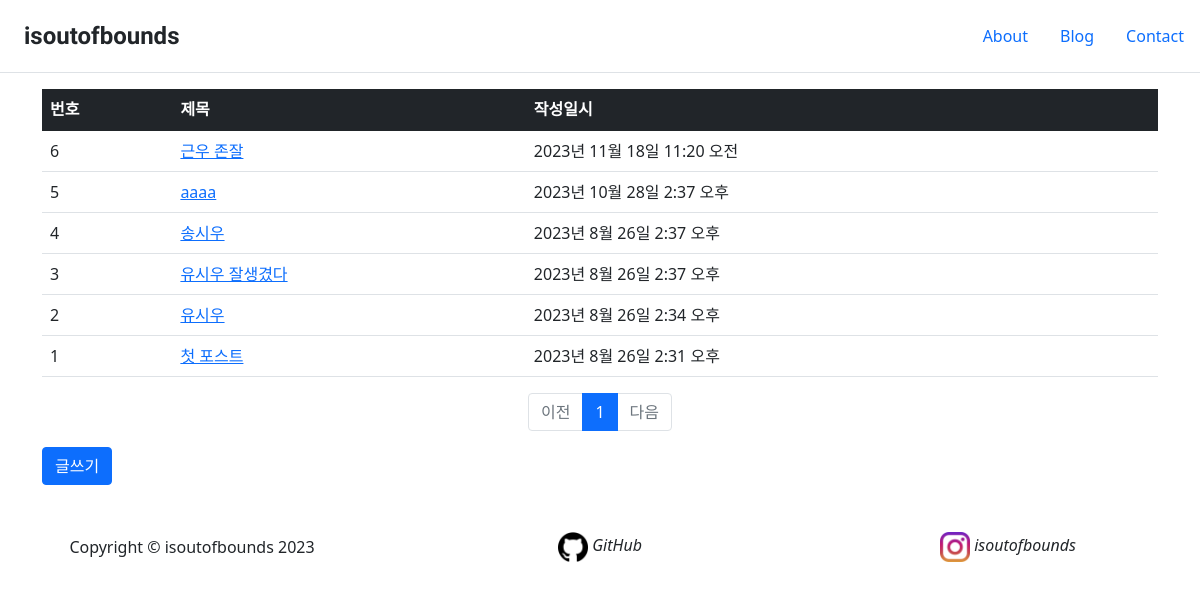
/blog/, run on an earlier commit of the app's database.
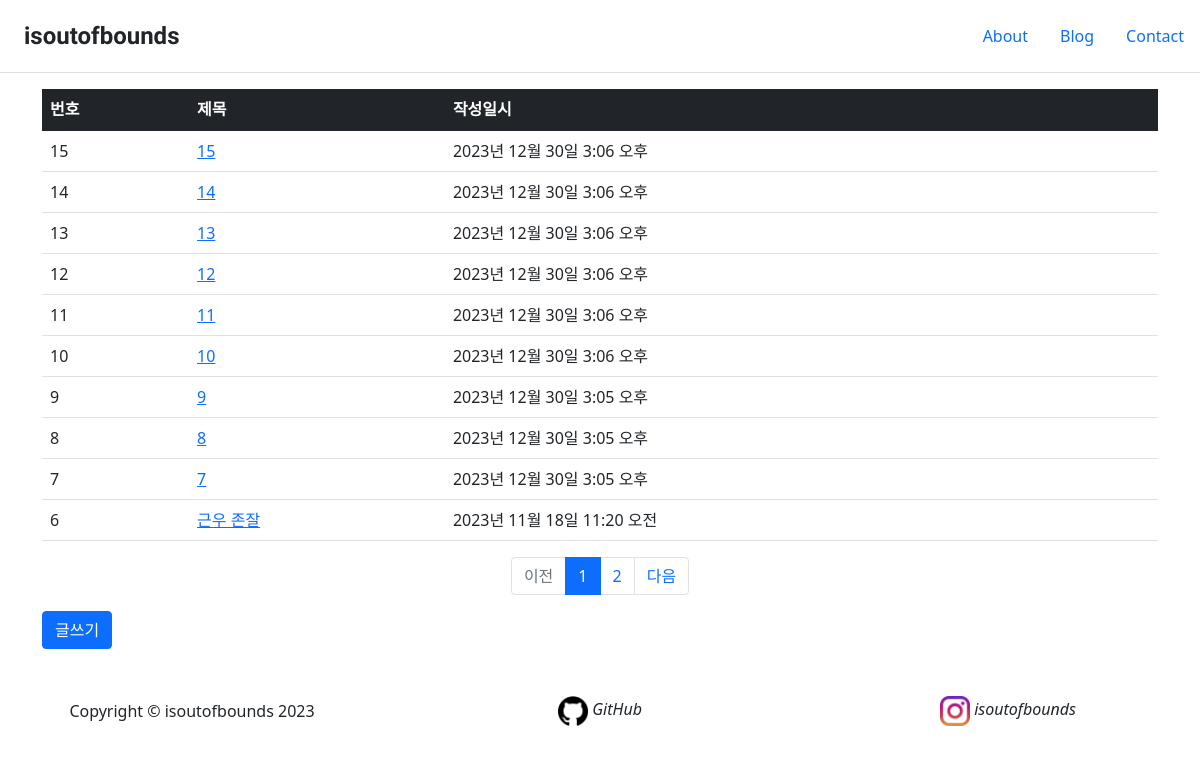
And on a later commit of the database.
### blog/models.py (models this page shows, shortened)
class Post(models.Model):
    title = models.CharField(max_length=200)
    content = models.TextField()
    create_date = models.DateTimeField()

### blog/views.py (the view)
# urls.py: path('', views.index, name='index'),
def index(request):
    page = request.GET.get('page',1)
    post_list = Post.objects.order_by('-create_date')
    paginator = Paginator(post_list, 10)
    page_obg = paginator.get_page(page)
    context = {'posts': page_obg}
    return render(request, 'blog/post_list.html', context)

### blog/templatetags/blog_filter.py (called while the page is built)
@register.filter
def sub(value, arg):
    return value - arg

### templates/blog/post_list.html
{% extends 'base.html' %}
{% load blog_filter %}
{% block content %}
<div class="container my-3">
    <table class="table">
        <thead>
            <tr class="table-dark">
                <th>번호</th>
                <th>제목</th>
                <th>작성일시</th>
            </tr>
        </thead>
        <tbody>
            {% if posts %}
            {% for post in posts %}
            <tr>
                <td>
                    {{ posts.paginator.count|sub:posts.start_index|sub:forloop.counter0|add:1 }}
                </td>
                <td>
                    <a href="{% url 'blog:detail' post.id %}">{{ post.title }}</a>
                </td>
                <td>{{ post.create_date }}</td>
            </tr>
            {% endfor %}
            {% else %}
            <tr>
                <td colspan="3">게시글이 없습니다.</td>
            </tr>
            {% endif %}
        </tbody>
    </table>
    <ul class="pagination justify-content-center">
        {% if posts.has_previous %}
        <li class="page-item">
            <a class="page-link" href="?page={{ posts.previous_page_number }}">이전</a>
        </li>
        {% else %}
        <li class="page-item disabled">
            <a class="page-link" tabindex="-1" aria-disabled="true" href="#">이전</a>
        </li>
        {% endif %}
        {% for page_number in posts.paginator.page_range %}
        {% if page_number >= posts.number|add:-5 and page_number <= posts.number|add:5 %}
        {% if page_number == posts.number %}
        <li class="page-item active" aria-current="page">
            <a class="page-link" href="?page={{ page_number }}">{{ page_number }}</a>
        </li>
        {% else %}
        <li class="page-item">
            <a class="page-link" href="?page={{ page_number }}">{{ page_number }}</a>
        </li>
        {% endif %}
        {% endif %}
        {% endfor %}
        {% if posts.has_next %}
        <li class="page-item">
            <a class="page-link" href="?page={{ posts.next_page_number }}">다음</a>
        </li>
        {% else %}
        <li class="page-item disabled">
            <a class="page-link" tabindex="-1" aria-disabled="true" href="#">다음</a>
        </li>
        {% endif %}
    </ul>
    <a href="{% url 'blog:post_create' %}" class="btn btn-primary">글쓰기</a>
</div>
{% endblock %}

What changed in the data, as far as the page shows it:
no longer on this page (row unchanged): Post: paginator.count|sub "5", title "aaaa", create_date "2023년 10월 28일 2:37 오후"
no longer on this page (row unchanged): Post: paginator.count|sub "4", title "송시우", create_date "2023년 8월 26일 2:37 오후"
no longer on this page (row unchanged): Post: paginator.count|sub "3", title "유시우 잘생겼다", create_date "2023년 8월 26일 2:37 오후"
no longer on this page (row unchanged): Post: paginator.count|sub "2", title "유시우", create_date "2023년 8월 26일 2:34 오후"
no longer on this page (row unchanged): Post: paginator.count|sub "1", title "첫 포스트", create_date "2023년 8월 26일 2:31 오후"
added Post: paginator.count|sub "15", title "15", create_date "2023년 12월 30일 3:06 오후"
added Post: paginator.count|sub "14", title "14", create_date "2023년 12월 30일 3:06 오후"
added Post: paginator.count|sub "13", title "13", create_date "2023년 12월 30일 3:06 오후"
added Post: paginator.count|sub "12", title "12", create_date "2023년 12월 30일 3:06 오후"
added Post: paginator.count|sub "11", title "11", create_date "2023년 12월 30일 3:06 오후"
added Post: paginator.count|sub "10", title "10", create_date "2023년 12월 30일 3:06 오후"
added Post: paginator.count|sub "9", title "9", create_date "2023년 12월 30일 3:05 오후"
added Post: paginator.count|sub "8", title "8", create_date "2023년 12월 30일 3:05 오후"
added Post: paginator.count|sub "7", title "7", create_date "2023년 12월 30일 3:05 오후"
Also different on the page:
new list line: "2"
